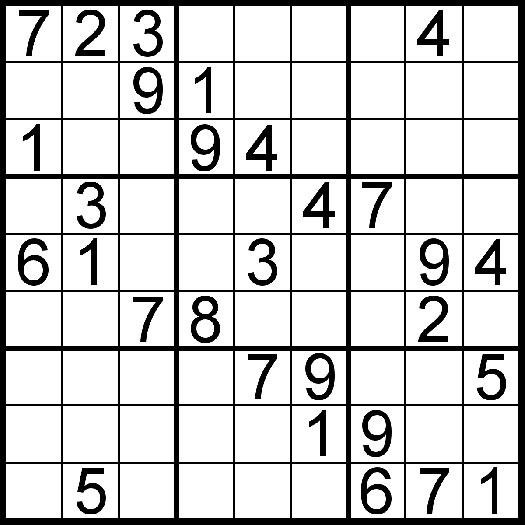
#> input picture dave.jpg, 525 x 525 px
$ python Sobel.py
#> lines starting #> are read from the running program, lines starting #| are printed output that depends on the picture

import cv2 as cv
from matplotlib import pyplot as plt
img = cv.imread('dave.jpg')
#> img is the input picture: shape (525, 525, 3); min 0, max 255, mean 208
assert img is not None, "file could not be read, check with os.path.exists()"
laplacian = cv.Laplacian(img,cv.CV_64F)
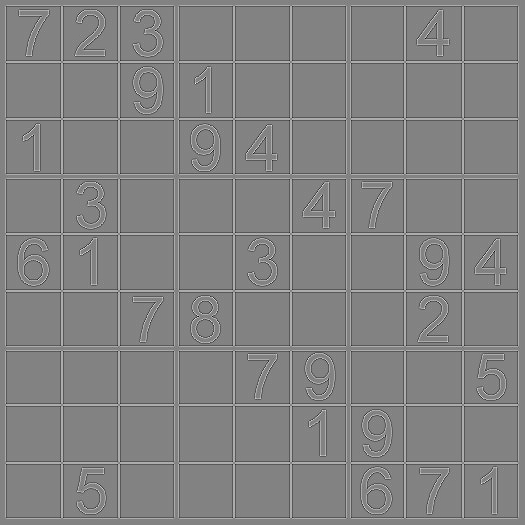
#> laplacian: shape (525, 525, 3) float64; min -775, max 735, mean 0; drawn with min black and max white
sobelx = cv.Sobel(img,cv.CV_64F,1,0,ksize=5)
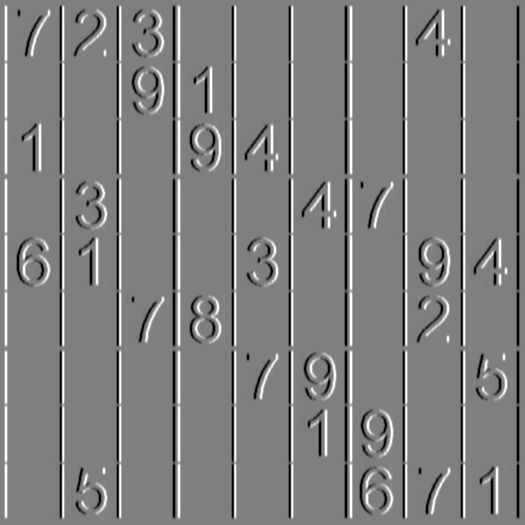
#> sobelx: shape (525, 525, 3) float64; min -12240, max 12240, mean -0.3; drawn with min black and max white
sobely = cv.Sobel(img,cv.CV_64F,0,1,ksize=5)
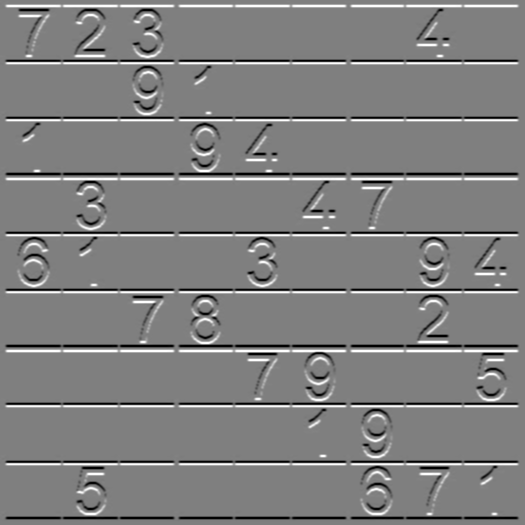
#> sobely: shape (525, 525, 3) float64; min -12224, max 12224, mean -0.3; drawn with min black and max white
plt.subplot(2,2,1),plt.imshow(img,cmap = 'gray')
plt.title('Original'), plt.xticks([]), plt.yticks([])
plt.subplot(2,2,2),plt.imshow(laplacian,cmap = 'gray')
plt.title('Laplacian'), plt.xticks([]), plt.yticks([])
plt.subplot(2,2,3),plt.imshow(sobelx,cmap = 'gray')
plt.title('Sobel X'), plt.xticks([]), plt.yticks([])
plt.subplot(2,2,4),plt.imshow(sobely,cmap = 'gray')
plt.title('Sobel Y'), plt.xticks([]), plt.yticks([])
plt.show()
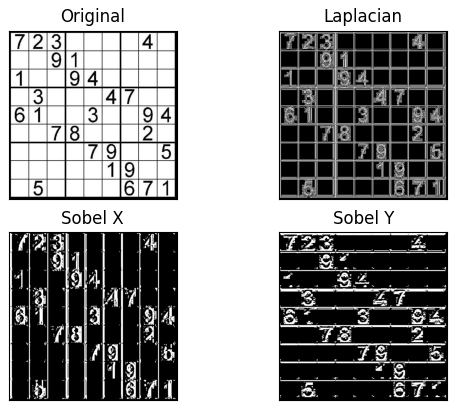
#> figure drawn by matplotlib, 4 panels
